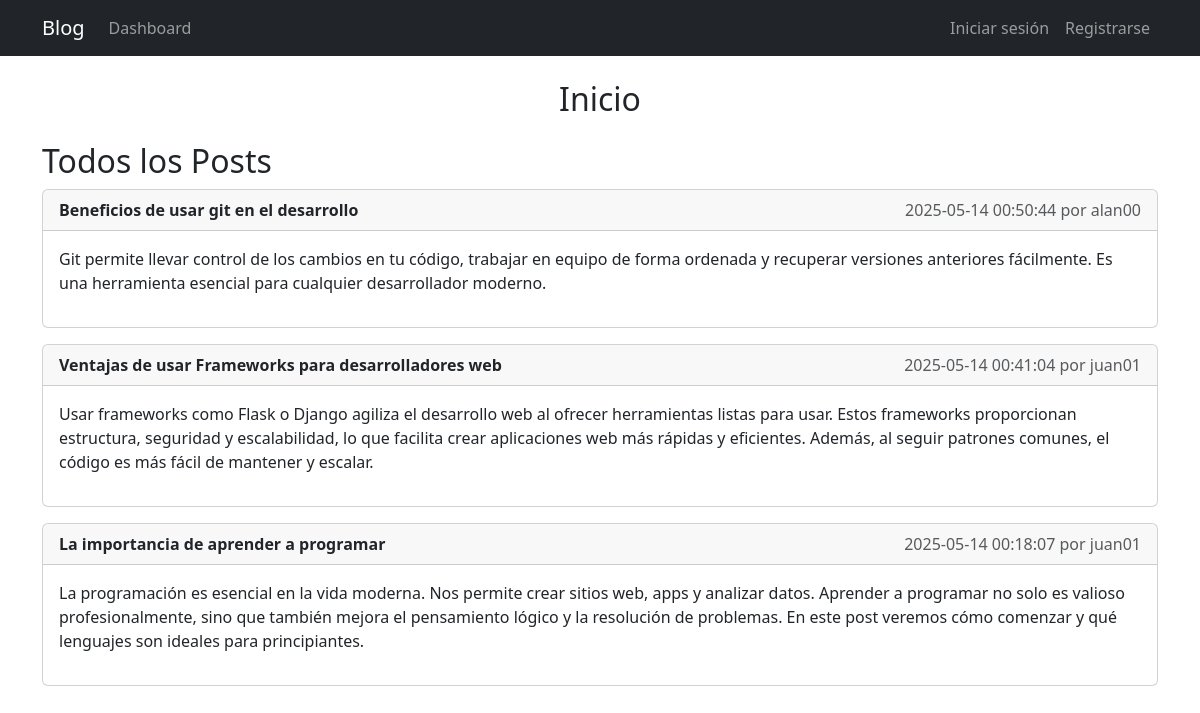
Before: / with the older database file.
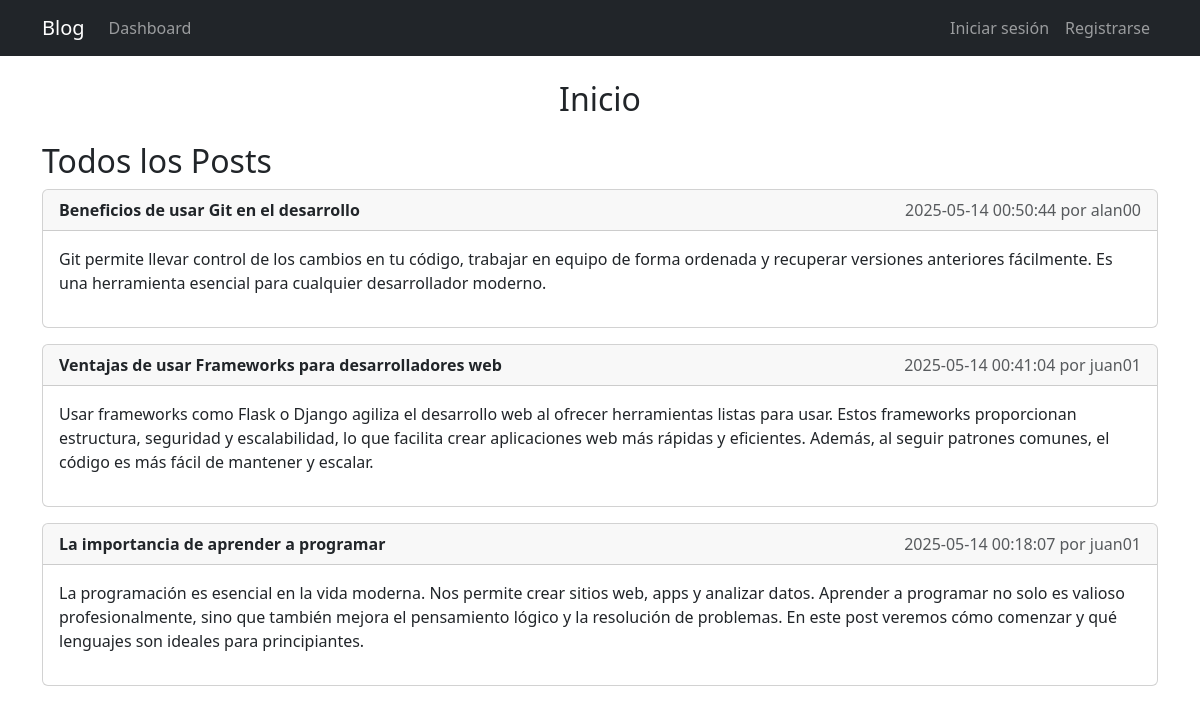
After: the same page with the newer database file.
### tables this page shows
CREATE TABLE posts (
            id INTEGER PRIMARY KEY,
            title TEXT NOT NULL,
            content TEXT NOT NULL,
            user_id INTEGER NOT NULL,
            created_at TIMESTAMP DEFAULT CURRENT_TIMESTAMP,
            FOREIGN KEY (user_id) REFERENCES users (id)
        );

CREATE TABLE users (
            id INTEGER PRIMARY KEY,
            name TEXT NOT NULL,
            email TEXT NOT NULL UNIQUE,
            username TEXT NOT NULL UNIQUE,
            password TEXT NOT NULL
        );

### App.py (the view)
@app.route("/")
def index():
    conn = get_db_connection()
    posts = conn.execute("""
        SELECT posts.*, users.username
        FROM posts JOIN users ON posts.user_id = users.id
        ORDER BY posts.created_at DESC
    """).fetchall()
    conn.close()
    return render_template("index.html", posts=posts)

### App.py (called while the page is built)
def get_db_connection():
    conn = sqlite3.connect("blog.db")
    conn.row_factory = sqlite3.Row
    return conn

### templates/index.html
{% extends 'base.html' %}
{% block content %}
<h2 class="text-center mb-4">Inicio</h2>
<h2>Todos los Posts</h2>
{% for post in posts %}
    <div class="card mb-3">
        <div class="card-header">
            <strong>{{ post['title'] }}</strong>
            <span class="text-muted float-end">{{ post['created_at'] }} por {{ post['username'] }}</span>
        </div>
        <div class="card-body">
            <p>{{ post['content'] }}</p>
        </div>
    </div>
{% else %}
    <p>No hay posts publicados aún.</p>
{% endfor %}
{% endblock %}

### templates/base.html (shortened to what this page needs)
<!doctype html>
<html lang="es">
<head>
    <link href="https://cdn.jsdelivr.net/npm/bootstrap@5.3.0/dist/css/bootstrap.min.css" rel="stylesheet">
</head>
<body>
    <nav class="navbar navbar-expand-lg navbar-dark bg-dark">
        <div class="container">
            <a class="navbar-brand">Blog</a>
            <div class="collapse navbar-collapse" id="navbarNav">
                <ul class="navbar-nav me-auto">
                    <a class="nav-link" href="{{ url_for('index') }}">Dashboard</a>
                </ul>
                <ul class="navbar-nav">
                    {% if current_user.is_authenticated %}
                    <li class="nav-item">
                        <a class="nav-link disabled text-white">Hola, {{ current_user.name }}</a>
                    </li>
                        <li class="nav-item">
                            <a class="nav-link" href="{{ url_for('logout') }}">Cerrar sesión</a>
                        </li>
                    {% else %}
                        <li class="nav-item">
                            <a class="nav-link" href="{{ url_for('login') }}">Iniciar sesión</a>
                        </li>
                        <li class="nav-item">
                            <a class="nav-link" href="{{ url_for('register') }}">Registrarse</a>
                        </li>
                    {% endif %}
                </ul>
            </div>
        </div>
    </nav>
    <div class="container mt-4">
        {% block content %}{% endblock %}
    </div>
</body>
</html>

Changed rows visible on the page:
changed posts "alan00": title "Beneficios de usar git en el desarrollo" → "Beneficios de usar Git en el desarrollo"
